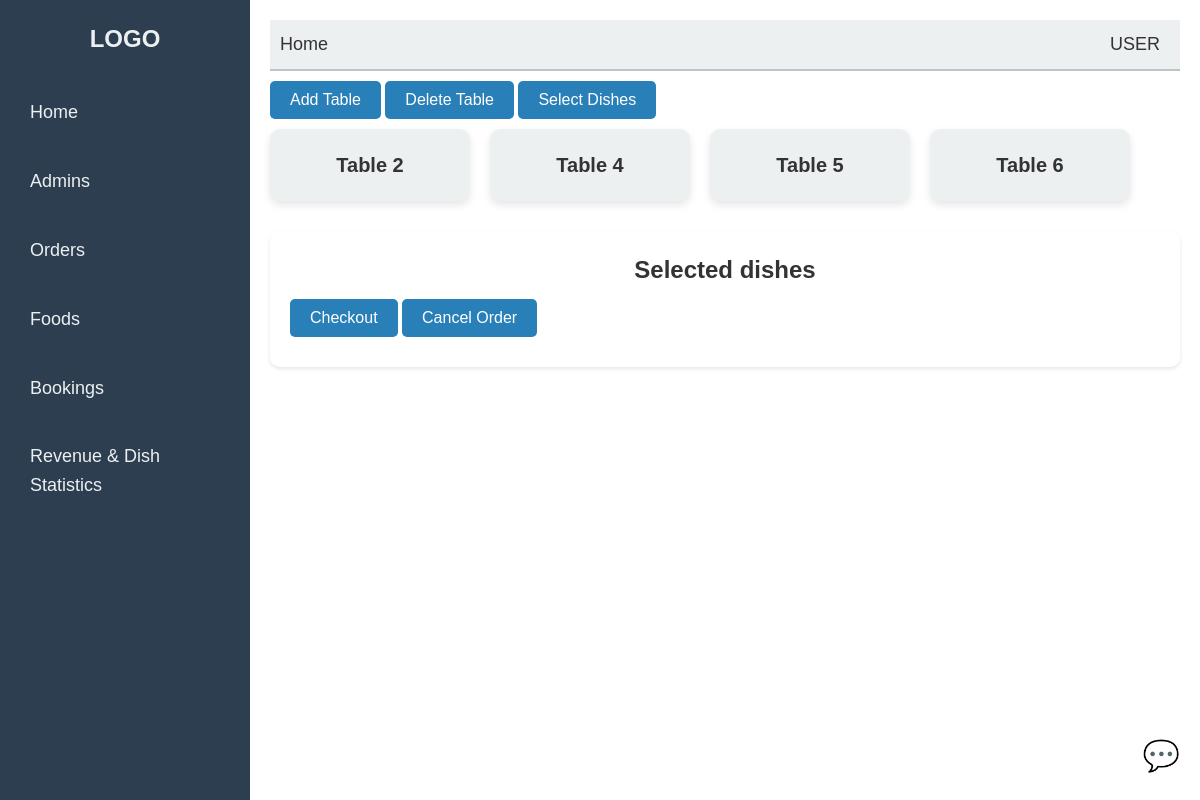
/admin_interface/admin.php, run on an earlier commit of the app's database.
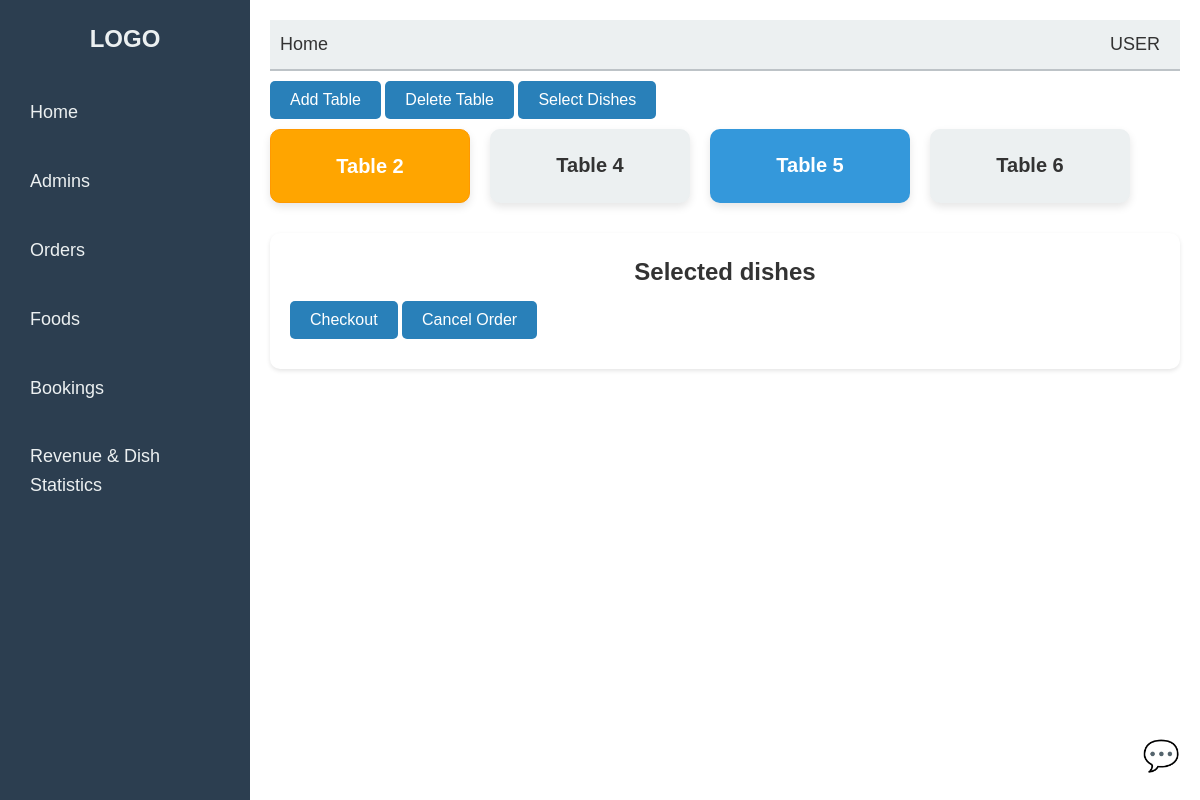
And on a later commit of the database.
### tables this page shows
CREATE TABLE `restaurant_table` (
  `table_id` int(11) NOT NULL,
  `table_number` int(11) NOT NULL,
  `status` varchar(20) DEFAULT 'empty',
  `user_id` int(11) DEFAULT NULL
);

### admin_interface/admin.php (the view, shortened to what this page needs)
<?php
include ("config/config.php");
if (isset($_SESSION['user_name'])) {
    $userName = $_SESSION['user_name'];
    $userRoleQuery = "SELECT role FROM user WHERE user_name = '$userName'";
    $roleResult = $mysqli->query($userRoleQuery);
    $userRole = $roleResult->fetch_assoc()['role'];
} else {
    $userName = "USER";
}
$tablesQuery = "SELECT table_id, table_number,status FROM restaurant_table";
$tablesResult = $mysqli->query($tablesQuery);
?>
<!DOCTYPE html>
<html lang="en">
<head>
    <link rel="stylesheet" href="admin.css">
</head>
<body>
    <div class="sidebar">
        <h2>LOGO</h2>
        <ul>
            <li><a href="admin.php">Home</a></li>
            <li><a href="admins.php">Admins</a></li>
            <li><a href="orders.php">Orders</a></li>
            <li><a href="foods.php">Foods</a></li>
            <li><a href="books.php">Bookings</a></li>
            <li><a href="statistics.php" class="button">Revenue & Dish Statistics</a></li>
        </ul>
    </div>
    <div class="main-content">
        <div class="navbar">
            <a href="#">Home</a>
            <div class="dropdown">
                <a href="#" class="user-btn"><?php echo htmlspecialchars($userName); ?></a>
            </div>
        </div>
        <button class="create-btn" id="openAddTableModal">Add Table</button>
        <button id="deleteTableBtn" class="create-btn">Delete Table</button>
        <button id="openMenuSelectionModal" class="create-btn">Select Dishes</button>
        <div class="dashboard">
            <div class="left-card-container">
                <div class="card-container">
                    <?php if ($tablesResult->num_rows > 0): ?>
                        <?php while ($table = $tablesResult->fetch_assoc()): ?>
                            <div class="card <?php echo ($table['status'] == 'occupied') ? 'occupied' : ($table['status'] == 'booked' ? 'booked' : ''); ?>"
                                data-id="<?php echo htmlspecialchars($table['table_id']); ?>">
                                <h3>Table <?php echo htmlspecialchars($table['table_number']); ?></h3>
                            </div>
                        <?php endwhile; ?>
                    <?php else: ?>
                        <p>No tables found.</p>
                    <?php endif; ?>
                </div>
            </div>
            <div class="menu-container" id="menuContainer">
                <center><h2>Selected dishes</h2></center>
                <button id="checkoutBtn" class="create-btn">Checkout</button>
                <button id="cancelOrderBtn" class="create-btn">Cancel Order</button>
            </div>
        </div>
    </div>
    <div class="chat-icon" id="chatIcon">&#128172;</div>
</body>
</html>

What changed in the data, as far as the page shows it:
changed restaurant_table (number 1 of 4 on the later page): status "empty" → "booked" (drawn)
changed restaurant_table (number 3 of 4 on the later page): status "empty" → "occupied" (drawn)
